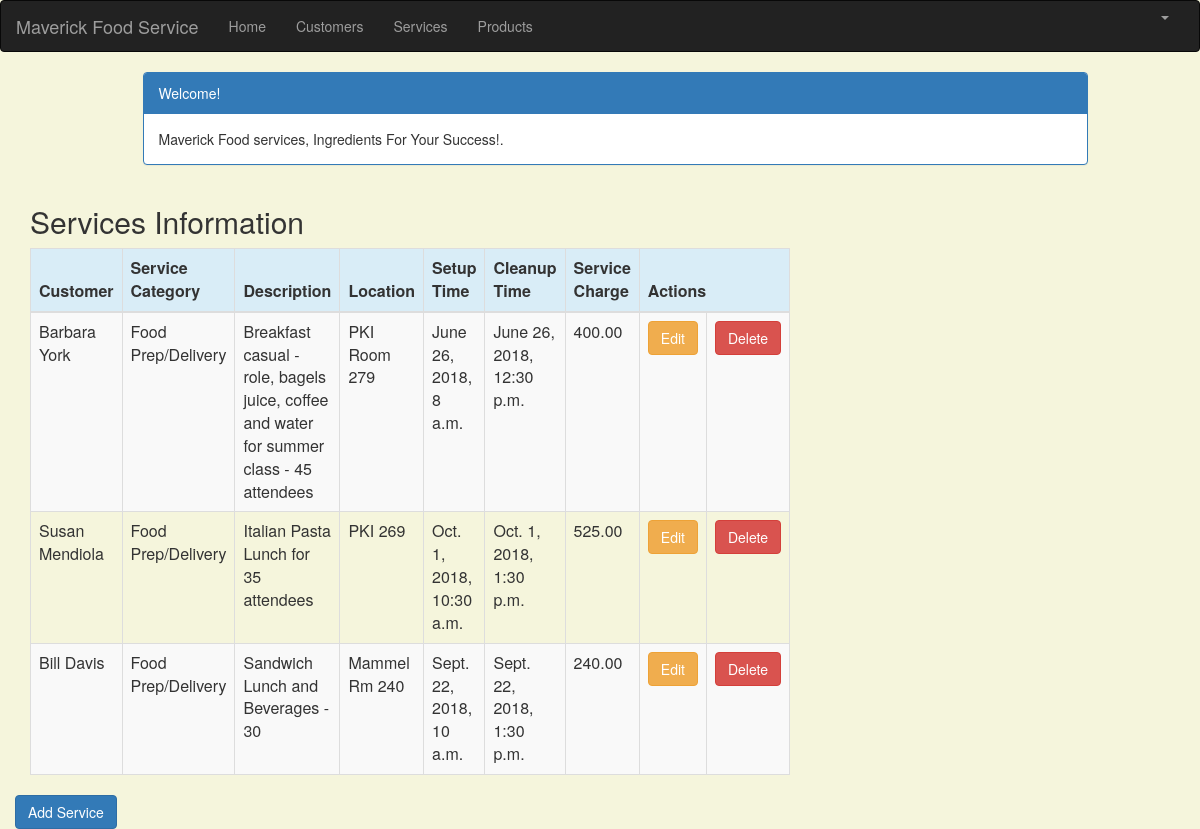
Screenshot of /service_list (signed in) with the database file from the repository.
### crm/models.py (models this page shows, shortened)
class Service(models.Model):
    cust_name = models.ForeignKey(Customer, on_delete=models.CASCADE, related_name='services')
    service_category = models.CharField(max_length=100)
    description = models.TextField()
    location = models.CharField(max_length=200)
    setup_time = models.DateTimeField(
        default=timezone.now)
    cleanup_time = models.DateTimeField(
        default=timezone.now)
    service_charge = models.DecimalField(max_digits=10, decimal_places=2)
    created_date = models.DateTimeField(
        default=timezone.now)
    updated_date = models.DateTimeField(auto_now_add=True)

class Customer(models.Model):
    cust_name = models.CharField(max_length=50)
    organization = models.CharField(max_length=100, blank=True)
    role = models.CharField(max_length=100)
    email = models.EmailField(max_length=100)
    bldgroom = models.CharField(max_length=100)
    address = models.CharField(max_length=200)
    account_number = models.IntegerField(blank=False, null=False)
    city = models.CharField(max_length=50)
    state = models.CharField(max_length=50)
    zipcode = models.CharField(max_length=10)
    phone_number = models.CharField(max_length=50)
    created_date = models.DateTimeField(
        default=timezone.now)
    updated_date = models.DateTimeField(auto_now_add=True)
    def __str__(self):
        return str(self.cust_name)

### crm/views.py (the view)
# urls.py: path('service_list', views.service_list, name='service_list'),
@login_required
def service_list(request):
   services = Service.objects.filter(created_date__lte=timezone.now())
   return render(request, 'crm/service_list.html', {'services': services})

### crm/templates/crm/service_list.html (shortened to what this page needs)
{% extends 'crm/base.html' %}
{% block content %}
    <html>
    <head>
        <link rel="stylesheet" href="https://maxcdn.bootstrapcdn.com/bootstrap/3.3.4/css/bootstrap.min.css">
    </head>
    <body>
    <div class="container">
        <div class="row">
            <div class="col-md-10 col-md-offset-1">
                <div class="panel panel-primary">
                    <div class="panel-heading">Welcome!</div>
                    <div class="panel-body">
                        Maverick Food services, Ingredients For Your Success!.
                    </div>
                </div>
            </div>
        </div>
    </div>
    <div class="row">
        <h2 style="padding-left: 15Px">Services Information</h2>
    </div>
    <div>
        <table class="table table-striped table-bordered table-hover">
            <thead>
            <tr class="bg-info">
                <th>Customer</th>
                <th>Service Category</th>
                <th>Description</th>
                <th>Location</th>
                <th>Setup Time</th>
                <th>Cleanup Time</th>
                <th>Service Charge</th>
                <th colspan="3">Actions</th>
            </tr>
            </thead>
            <tbody>
            {% for service in services %}
                <tr>
                    <td>{{ service.cust_name }}</td>
                    <td>{{ service.service_category }}</td>
                     <td>{{ service.description }}</td>
                    <td>{{ service.location }}</td>
                    <td>{{ service.setup_time }}</td>
                    <td>{{ service.cleanup_time }}</td>
                    <td>{{ service.service_charge }}</td>
                    <td><a href="{% url 'crm:service_edit' pk=service.pk %}"
                           class="btn btn-warning">Edit</a></td>
                    <td><a href="{% url 'crm:service_delete' pk=service.pk %}"
                           onclick="return confirm('Are you sure you want to delete?')"
                           class="btn btn-danger">Delete</a>
                    </td>
                </tr>
            {% endfor %}
            </tbody>
        </table>
     <div class="row">
            <a href="{% url 'crm:service_new' %}" class="row"><span
                    class="btn btn-primary">Add Service</span></a>
        </div>
    </div>
    </body>
    </html>
{% endblock %}

### crm/templates/crm/base.html (shortened to what this page needs)
{% load staticfiles %}
<html lang="en">
<head>
    <link rel="stylesheet" href="https://maxcdn.bootstrapcdn.com/bootstrap/3.3.7/css/bootstrap.min.css">
</head>
<body id="app-layout">
<nav class="navbar navbar-inverse">
    <div class="container-fluid">
        <div class="navbar-header">
            <a class="navbar-brand" href="/">
                Maverick Food Service
            </a>
        </div>
        <div class="collapse navbar-collapse" id="myNavbar">
            <ul class="nav navbar-nav">
                <li><a href="{% url 'crm:home' %}">Home</a></li>
                <li><a href="{% url 'crm:customer_list' %}">Customers</a></li>
               <li><a href="{% url 'crm:service_list' %}">Services</a></li>
                <li><a href="{% url 'crm:product_list' %}">Products</a></li>
            </ul>
            <ul class="nav navbar-nav navbar-right">
                {% if user.is_authenticated %}
                    <li class="dropdown">
                        <a href="#" class="dropdown-toggle" data-toggle="dropdown" role="button" aria-expanded="false">
                            <span class="caret"></span>
                        </a>
                    </li>
                {% else %}
                    <li><a href="{% url 'login' %}"><span class="glyphicon glyphicon-log-in"></span> Login</a></li>
                {% endif %}
            </ul>
        </div>
    </div>
</nav>
<div class="content container">
    <div class="row">
        <div class="col-md-8">
            {% block content %}{% endblock %}
        </div>
    </div>
</body>
</html>

### crm/templates/crm/base.html (style rules this page uses)
.navbar { margin-bottom: 0; border-radius: 0; }

### crm/templates/crm/service_list.html (style rules this page uses)
body { background-color: beige; }

### rows the page displays
Service: cust_name "Barbara York", service_category "Food Prep/Delivery", description "Breakfast casual - role, bagels juice, coffee and water for summer class - 45 attendees", location "PKI Room 279", setup_time "June 26, 2018, 8 a.m.", cleanup_time "June 26, 2018, 12:30 p.m.", service_charge "400.00"
Service: cust_name "Susan Mendiola", service_category "Food Prep/Delivery", description "Italian Pasta Lunch for 35 attendees", location "PKI 269", setup_time "Oct. 1, 2018, 10:30 a.m.", cleanup_time "Oct. 1, 2018, 1:30 p.m.", service_charge "525.00"
Service: cust_name "Bill Davis", service_category "Food Prep/Delivery", description "Sandwich Lunch and Beverages - 30", location "Mammel Rm 240", setup_time "Sept. 22, 2018, 10 a.m.", cleanup_time "Sept. 22, 2018, 1:30 p.m.", service_charge "240.00"
